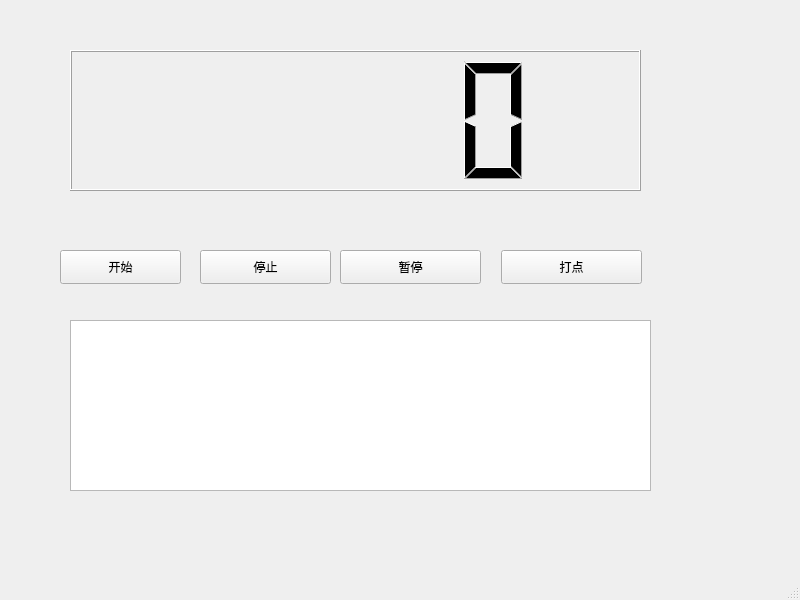
<?xml version="1.0" encoding="UTF-8"?>
<ui version="4.0">
 <class>MainWindow</class>
 <widget class="QMainWindow" name="MainWindow">
  <property name="geometry">
   <rect>
    <x>0</x>
    <y>0</y>
    <width>800</width>
    <height>600</height>
   </rect>
  </property>
  <property name="windowTitle">
   <string>MainWindow</string>
  </property>
  <widget class="QWidget" name="centralwidget">
   <widget class="QLCDNumber" name="lcdNumber">
    <property name="geometry">
     <rect>
      <x>70</x>
      <y>50</y>
      <width>571</width>
      <height>141</height>
     </rect>
    </property>
   </widget>
   <widget class="QPushButton" name="startButton">
    <property name="geometry">
     <rect>
      <x>60</x>
      <y>250</y>
      <width>121</width>
      <height>34</height>
     </rect>
    </property>
    <property name="text">
     <string>开始</string>
    </property>
   </widget>
   <widget class="QPushButton" name="stopButton">
    <property name="geometry">
     <rect>
      <x>200</x>
      <y>250</y>
      <width>131</width>
      <height>34</height>
     </rect>
    </property>
    <property name="text">
     <string>停止</string>
    </property>
   </widget>
   <widget class="QPushButton" name="pauseButton">
    <property name="geometry">
     <rect>
      <x>340</x>
      <y>250</y>
      <width>141</width>
      <height>34</height>
     </rect>
    </property>
    <property name="text">
     <string>暂停</string>
    </property>
   </widget>
   <widget class="QPushButton" name="pointButton">
    <property name="geometry">
     <rect>
      <x>501</x>
      <y>250</y>
      <width>141</width>
      <height>34</height>
     </rect>
    </property>
    <property name="text">
     <string>打点</string>
    </property>
   </widget>
   <widget class="QTextEdit" name="textEdit">
    <property name="geometry">
     <rect>
      <x>70</x>
      <y>320</y>
      <width>581</width>
      <height>171</height>
     </rect>
    </property>
   </widget>
  </widget>
  <widget class="QMenuBar" name="menubar">
   <property name="geometry">
    <rect>
     <x>0</x>
     <y>0</y>
     <width>800</width>
     <height>29</height>
    </rect>
   </property>
  </widget>
  <widget class="QStatusBar" name="statusbar"/>
 </widget>
 <resources/>
 <connections/>
</ui>
